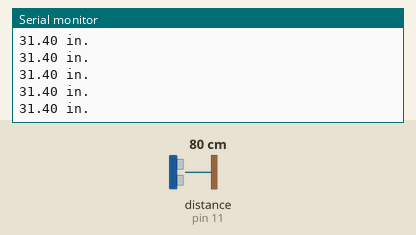
The sketch below on a simulated Arduino Uno, built with avr-gcc and run on an emulated ATmega328P. Parts: the last lines printed to the serial monitor. Wiring (inferred from the names in the program): ultrasonic range finder: trigger pin 12; echo pin 11. The inputs (shaded band) are chosen by the test bench; at power-on: distance to the obstacle (sensor on pin 11) 80 cm. The echo pulse lasts 58.3 µs per cm.

Above: at 1.2 s.
1.3 s: distance to the obstacle (sensor on pin 11) set to 4 cm
At 1.46 s:
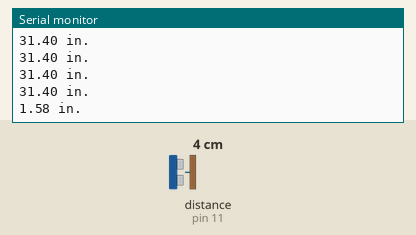
4.3 s: distance to the obstacle (sensor on pin 11) set to 18 cm
At 4.36 s:
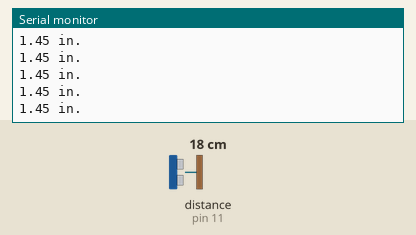
Timing chart, 0 to 7.3 s (numbered marks = the images above; inputs shaded):
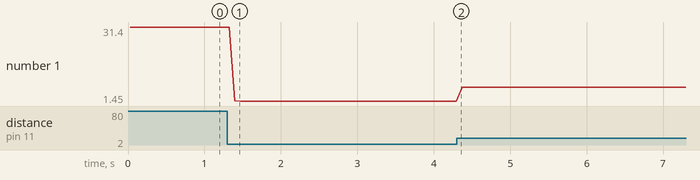

Measured:
- after the input at 1.3 s, the serial monitor: prints a new line after 0.10 s (image 1)
- plotted number 1: 31.4 → 1.45 after the input at 1.3 s, 1.45 → 6.95 after the input at 4.3 s

The sketch:

HCS_RO4_Ultrasonic_Sesnor_Code.ino
```cpp
int triggerPin = 12; // anotates pin 12 as "trigger pin"
int echoPin = 11; // annotates pin 11 as "echoPin"
int pingTraveltime; // variable to store the to and fro travel time of the pin signal
float pingDistance; // variable to store the distance covered
float distanceToTarget; // varibale to store the average distance covered
int dt = 50; // initialized "dt" variable to 50

void setup() {
  // put your setup code here, to run once:
  pinMode(triggerPin, OUTPUT); // maps triggerpin as an Output pin
  pinMode(echoPin, INPUT); // maps triggerpin as an Input Pin
  Serial.begin(9600); // initializes baud rate

}

void loop() {
  // put your main code here, to run repeatedly:
  digitalWrite(triggerPin, LOW); // no signal is sent out initially
  delayMicroseconds(10); // waits for 10 milliseconds
  digitalWrite(triggerPin, HIGH); // starts sending out signal
  delayMicroseconds(10); // waits for 10 millisecs
  digitalWrite(triggerPin, LOW); // stops sending out signal
  pingTraveltime = pulseIn(echoPin, HIGH); // listens for an echo using pulseIn command
  delay(25); //waits for 25 millisecs
  pingDistance = (pingTraveltime * 765. * 5280. * 12) / (3600. * 1000000); // calculates the distance convered in inches
  distanceToTarget = pingDistance / 2; // divides by 2 to obtain the average
  Serial.print(distanceToTarget); // prints the average distance
  Serial.println(" in. "); // appends the enclosed string to the value printed
  delay(dt);  // delays for 50 Millisecs before looping back

}
```
